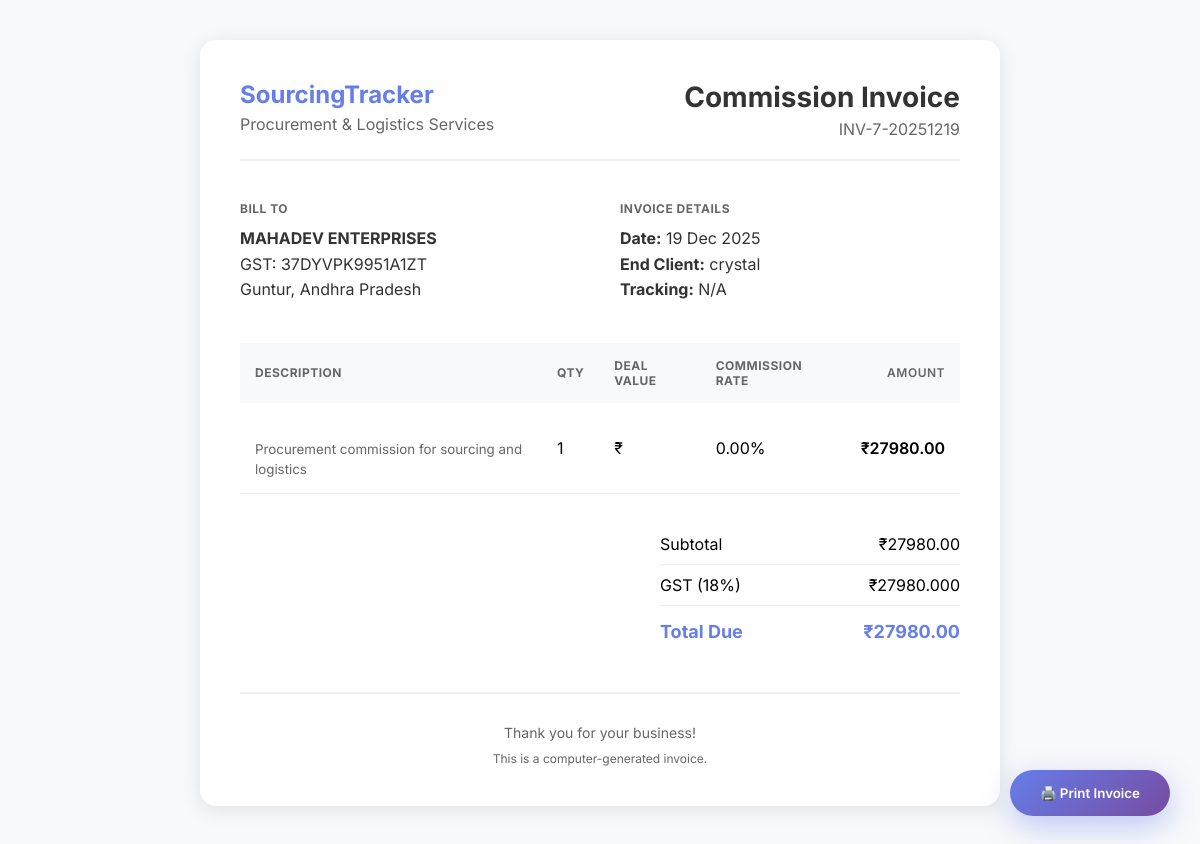
Screenshot of /deal/7/commission-invoice/ with the database file from the repository.
### tracker/models.py (models this page shows, shortened)
class Deal(models.Model):
    STATUS_CHOICES = [
        ('SOURCING', 'Sourcing'),
        ('BOOKED', 'Booked'),
        ('IN_WAREHOUSE', 'In Warehouse'),
        ('SHIPPED', 'Shipped'),
        ('DELIVERED', 'Delivered'),
        ('RETURNED', 'Returned'),
    ]
    reference = models.CharField(
        max_length=20,
        unique=True,
        default=generate_reference,
        editable=False,
        verbose_name="Reference"
    )
    partner = models.ForeignKey(
        Partner,
        on_delete=models.CASCADE,
        related_name='deals'
    )
    item_name = models.CharField(max_length=300, verbose_name="Item Name", blank=True)
    quantity = models.PositiveIntegerField(default=1)
    estimated_cost = models.DecimalField(
        max_digits=12,
        decimal_places=2,
        null=True,
        blank=True,
        verbose_name="Estimated Cost"
    )
    actual_cost = models.DecimalField(
        max_digits=12,
        decimal_places=2,
        null=True,
        blank=True,
        verbose_name="Actual Cost"
    )
    commission_percent = models.DecimalField(
        max_digits=5,
        decimal_places=2,
        default=Decimal('0.00'),
        verbose_name="Commission %"
    )
    vendor_invoice = models.FileField(
        upload_to='vendor_invoices/',
        blank=True,
        null=True,
        verbose_name="Vendor Invoice"
    )
    client_name = models.CharField(
        max_length=200,
        blank=True,
        verbose_name="End Client Name"
    )
    tracking_id = models.CharField(
        max_length=100,
        blank=True,
        verbose_name="Tracking ID"
    )
    courier_partner = models.CharField(
        max_length=100,
        blank=True,
        verbose_name="Courier Partner"
    )
    status = models.CharField(
        max_length=20,
        choices=STATUS_CHOICES,
        default='SOURCING'
    )
    created_at = models.DateTimeField(auto_now_add=True)
    updated_at = models.DateTimeField(auto_now=True)
    cost_deducted = models.BooleanField(default=False)
    history = HistoricalRecords()
    class Meta:
        ordering = ['-created_at']
    @property
    def total_commission(self):
        return sum(item.commission_total for item in self.items.all())
    @property
    def commission_amount(self):
        if self.items.exists():
            return self.total_commission
        if self.actual_cost and self.commission_percent:
            return (self.actual_cost * self.commission_percent) / 100
        return Decimal('0.00')

class Partner(models.Model):
    name = models.CharField(max_length=200)
    gst_number = models.CharField(max_length=15, unique=True, verbose_name="GST Number")
    contact_info = models.TextField(blank=True, verbose_name="Contact Information")
    current_balance = models.DecimalField(
        max_digits=12,
        decimal_places=2,
        default=Decimal('0.00'),
        verbose_name="Current Balance"
    )
    created_at = models.DateTimeField(auto_now_add=True)
    updated_at = models.DateTimeField(auto_now=True)
    history = HistoricalRecords()
    class Meta:
        ordering = ['name']

### tracker/views.py (the view)
# urls.py: path('deal/<int:deal_id>/commission-invoice/', views.generate_commission_invoice, name='commission_invoice'),
def generate_commission_invoice(request, deal_id):
    deal = get_object_or_404(Deal, id=deal_id, status='DELIVERED')
    context = {
        'deal': deal,
        'commission_amount': deal.commission_amount,
    }
    return render(request, 'tracker/commission_invoice.html', context)

### tracker/models.py (called while the page is built)
    @property
    def commission_total(self):
        return self.commission_per_item * self.quantity

### tracker/templates/tracker/commission_invoice.html (shortened to what this page needs)
<!DOCTYPE html>
<html lang="en">
<head>
</head>
<body>
    <div class="invoice">
        <div class="invoice-header">
            <div>
                <div class="company-name">SourcingTracker</div>
                <p style="color: #666; margin-top: 5px;">Procurement & Logistics Services</p>
            </div>
            <div class="invoice-title">
                <h1>Commission Invoice</h1>
                <p class="invoice-number">INV-{{ deal.id }}-{{ deal.updated_at|date:"Ymd" }}</p>
            </div>
        </div>
        <div class="invoice-meta">
            <div class="meta-section">
                <h3>Bill To</h3>
                <p>
                    <strong>{{ deal.partner.name }}</strong><br>
                    GST: {{ deal.partner.gst_number }}<br>
                    {{ deal.partner.contact_info|default:"" }}
                </p>
            </div>
            <div class="meta-section">
                <h3>Invoice Details</h3>
                <p>
                    <strong>Date:</strong> {{ deal.updated_at|date:"d M Y" }}<br>
                    <strong>End Client:</strong> {{ deal.client_name|default:"N/A" }}<br>
                    <strong>Tracking:</strong> {{ deal.tracking_id|default:"N/A" }}
                </p>
            </div>
        </div>
        <table class="invoice-table">
            <thead>
                <tr>
                    <th>Description</th>
                    <th>Qty</th>
                    <th>Deal Value</th>
                    <th>Commission Rate</th>
                    <th class="amount">Amount</th>
                </tr>
            </thead>
            <tbody>
                <tr>
                    <td>
                        <strong>{{ deal.item_name }}</strong><br>
                        <small style="color: #666;">Procurement commission for sourcing and logistics</small>
                    </td>
                    <td>{{ deal.quantity }}</td>
                    <td>₹{{ deal.actual_cost|floatformat:2 }}</td>
                    <td>{{ deal.commission_percent }}%</td>
                    <td class="amount">₹{{ commission_amount|floatformat:2 }}</td>
                </tr>
            </tbody>
        </table>
        <div class="invoice-total">
            <div class="total-box">
                <div class="total-row">
                    <span>Subtotal</span>
                    <span>₹{{ commission_amount|floatformat:2 }}</span>
                </div>
                <div class="total-row">
                    <span>GST (18%)</span>
                    <span>₹{{ commission_amount|floatformat:2|add:"0" }}</span>
                </div>
                <div class="total-row grand-total">
                    <span>Total Due</span>
                    <span>₹{{ commission_amount|floatformat:2 }}</span>
                </div>
            </div>
        </div>
        <div class="invoice-footer">
            <p>Thank you for your business!</p>
            <p style="margin-top: 10px; font-size: 12px;">
                This is a computer-generated invoice.
            </p>
        </div>
    </div>
    <button class="print-btn" onclick="window.print()">
        🖨️ Print Invoice
    </button>
</body>
</html>

### tracker/templates/tracker/commission_invoice.html (style rules this page uses)
* { font-family: 'Inter', sans-serif; margin: 0; padding: 0; box-sizing: border-box; }
body { background: #f8f9fa; padding: 40px; }
.invoice { max-width: 800px; margin: 0 auto; background: white; padding: 40px; border-radius: 16px; box-shadow: 0 4px 20px rgba(0, 0, 0, 0.1); }
.invoice-header { display: flex; justify-content: space-between; align-items: flex-start; margin-bottom: 40px; padding-bottom: 20px; border-bottom: 2px solid #eee; }
.company-name { font-size: 24px; font-weight: 700; color: #667eea; }
.invoice-title { text-align: right; }
.invoice-title h1 { font-size: 28px; color: #333; margin-bottom: 5px; }
.invoice-number { color: #666; }
.invoice-meta { display: grid; grid-template-columns: 1fr 1fr; gap: 40px; margin-bottom: 40px; }
.meta-section h3 { font-size: 12px; text-transform: uppercase; color: #666; margin-bottom: 10px; letter-spacing: 0.5px; }
.meta-section p { color: #333; line-height: 1.6; }
.invoice-table { width: 100%; border-collapse: collapse; margin-bottom: 30px; }
.invoice-table th { background: #f8f9fa; padding: 15px; text-align: left; font-size: 12px; text-transform: uppercase; color: #666; letter-spacing: 0.5px; }
.invoice-table td { padding: 15px; border-bottom: 1px solid #eee; }
.invoice-table .amount { text-align: right; font-weight: 600; }
.invoice-total { display: flex; justify-content: flex-end; margin-bottom: 40px; }
.total-box { width: 300px; }
.total-row { display: flex; justify-content: space-between; padding: 10px 0; border-bottom: 1px solid #eee; }
.total-row.grand-total { border-bottom: none; padding-top: 15px; font-size: 18px; font-weight: 700; color: #667eea; }
.invoice-footer { text-align: center; padding-top: 30px; border-top: 2px solid #eee; color: #666; font-size: 14px; }
.print-btn { position: fixed; bottom: 30px; right: 30px; background: linear-gradient(135deg, #667eea 0%, #764ba2 100%); color: white; border: none; padding: 15px 30px; border-radius: 50px; font-weight: 600; cursor: pointer; box-shadow: 0 10px 30px rgba(102, 126, 234, 0.4); }

### rows the page displays
Deal: id "7", updated_at "20251219", partner.name "MAHADEV ENTERPRISES", partner.gst_number "37DYVPK9951A1ZT", partner.contact_info "Guntur, Andhra Pradesh", updated_at "19 Dec 2025", client_name "crystal", tracking_id "N/A", quantity "1", commission_percent "0.00"

### other values shown
{{ commission_amount|floatformat:2 }} "27980.00"
{{ commission_amount|floatformat:2|add:"0" }} "27980.000"
